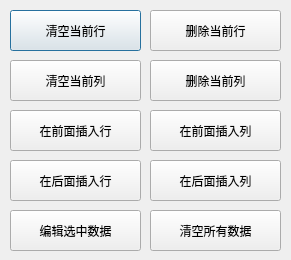
<?xml version="1.0" encoding="UTF-8"?>
<ui version="4.0">
 <class>DataOperate</class>
 <widget class="QDialog" name="DataOperate">
  <property name="geometry">
   <rect>
    <x>0</x>
    <y>0</y>
    <width>291</width>
    <height>260</height>
   </rect>
  </property>
  <property name="windowTitle">
   <string>Dialog</string>
  </property>
  <widget class="QPushButton" name="pushButton_3">
   <property name="geometry">
    <rect>
     <x>10</x>
     <y>10</y>
     <width>131</width>
     <height>41</height>
    </rect>
   </property>
   <property name="text">
    <string>清空当前行</string>
   </property>
  </widget>
  <widget class="QPushButton" name="pushButton_4">
   <property name="geometry">
    <rect>
     <x>150</x>
     <y>10</y>
     <width>131</width>
     <height>41</height>
    </rect>
   </property>
   <property name="text">
    <string>删除当前行</string>
   </property>
  </widget>
  <widget class="QPushButton" name="pushButton_5">
   <property name="geometry">
    <rect>
     <x>10</x>
     <y>60</y>
     <width>131</width>
     <height>41</height>
    </rect>
   </property>
   <property name="text">
    <string>清空当前列</string>
   </property>
  </widget>
  <widget class="QPushButton" name="pushButton_6">
   <property name="geometry">
    <rect>
     <x>150</x>
     <y>60</y>
     <width>131</width>
     <height>41</height>
    </rect>
   </property>
   <property name="text">
    <string>删除当前列</string>
   </property>
  </widget>
  <widget class="QPushButton" name="pushButton_7">
   <property name="geometry">
    <rect>
     <x>10</x>
     <y>210</y>
     <width>131</width>
     <height>41</height>
    </rect>
   </property>
   <property name="text">
    <string>编辑选中数据</string>
   </property>
  </widget>
  <widget class="QPushButton" name="pushButton">
   <property name="geometry">
    <rect>
     <x>10</x>
     <y>110</y>
     <width>131</width>
     <height>41</height>
    </rect>
   </property>
   <property name="text">
    <string>在前面插入行</string>
   </property>
  </widget>
  <widget class="QPushButton" name="pushButton_2">
   <property name="geometry">
    <rect>
     <x>150</x>
     <y>110</y>
     <width>131</width>
     <height>41</height>
    </rect>
   </property>
   <property name="text">
    <string>在前面插入列</string>
   </property>
  </widget>
  <widget class="QPushButton" name="pushButton_9">
   <property name="geometry">
    <rect>
     <x>10</x>
     <y>160</y>
     <width>131</width>
     <height>41</height>
    </rect>
   </property>
   <property name="text">
    <string>在后面插入行</string>
   </property>
  </widget>
  <widget class="QPushButton" name="pushButton_10">
   <property name="geometry">
    <rect>
     <x>150</x>
     <y>160</y>
     <width>131</width>
     <height>41</height>
    </rect>
   </property>
   <property name="text">
    <string>在后面插入列</string>
   </property>
  </widget>
  <widget class="QPushButton" name="pushButton_8">
   <property name="geometry">
    <rect>
     <x>150</x>
     <y>210</y>
     <width>131</width>
     <height>41</height>
    </rect>
   </property>
   <property name="text">
    <string>清空所有数据</string>
   </property>
  </widget>
 </widget>
 <resources/>
 <connections/>
</ui>
